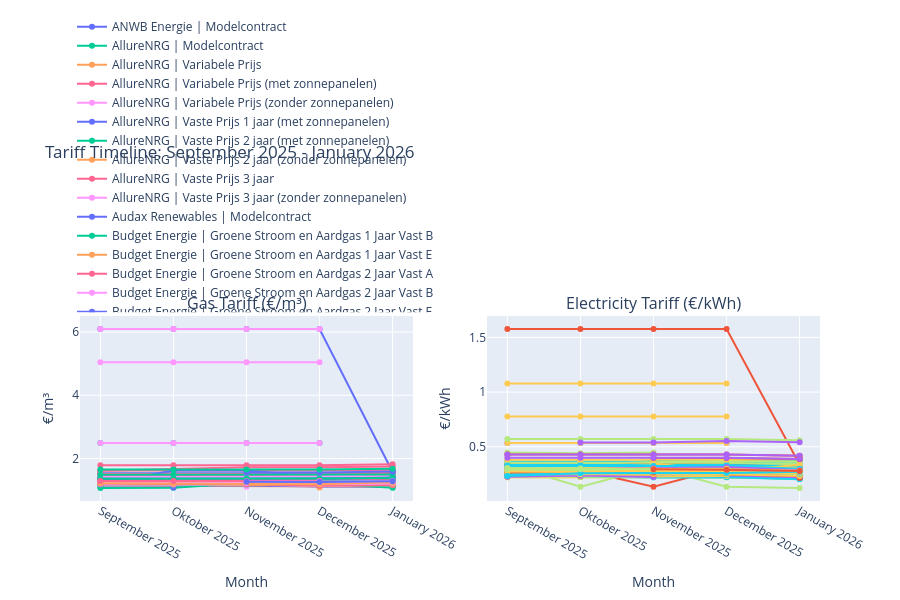

Notebook cell for this chart:
### Markdown cell above
## 11. Create Timeline Plotting Function

### Code cell
def plot_timeline(duration_filter, supplier_filter, contract_names_filter):
    """Create timeline plot of tariffs over September 2025 - January 2026"""
    
    # Start with full dataset
    filtered_df = df_timeline.copy()
    
    # Apply filters
    if duration_filter != 'All':
        filtered_df = filtered_df[filtered_df['Contractduur'] == duration_filter]
    
    if supplier_filter != 'All':
        filtered_df = filtered_df[filtered_df['Leverancier'] == supplier_filter]
    
    if contract_names_filter and len(contract_names_filter) > 0:
        filtered_df = filtered_df[filtered_df['Contractnaam'].isin(contract_names_filter)]
    
    if len(filtered_df) == 0:
        return go.Figure().add_annotation(text="No data available for this selection")
    
    # Create subplots for gas and electricity
    fig = make_subplots(
        rows=1, cols=2,
        subplot_titles=("Gas Tariff (€/m³)", "Electricity Tariff (€/kWh)"),
        specs=[[{"secondary_y": False}, {"secondary_y": False}]]
    )
    
    # Define chronological month order
    month_order = ['September 2025', 'Oktober 2025', 'November 2025', 'December 2025', 'January 2026']
    
    # Group by supplier and contract name for line traces
    for (leverancier, contractnaam), group in filtered_df.groupby(['Leverancier', 'Contractnaam']):
        group = group.sort_values('Month_Num')
        label = f"{leverancier} | {contractnaam}"
        
        # Gas tariff line
        fig.add_trace(
            go.Scatter(
                x=group['Month'],
                y=group['Variabel gas per m3'],
                mode='lines+markers',
                name=label,
                hovertemplate='<b>' + label + '</b><br>%{x}<br>€%{y:.4f}/m³<extra></extra>',
                line=dict(width=2)
            ),
            row=1, col=1
        )
        
        # Electricity tariff line
        fig.add_trace(
            go.Scatter(
                x=group['Month'],
                y=group['Variabel elektriciteit enkel / piek per kWh'],
                mode='lines+markers',
                name=label,
                hovertemplate='<b>' + label + '</b><br>%{x}<br>€%{y:.4f}/kWh<extra></extra>',
                line=dict(width=2),
                showlegend=False
            ),
            row=1, col=2
        )
    
    fig.update_xaxes(title_text="Month", row=1, col=1)
    fig.update_xaxes(title_text="Month", row=1, col=2)
    fig.update_yaxes(title_text="€/m³", row=1, col=1)
    fig.update_yaxes(title_text="€/kWh", row=1, col=2)
    
    # Set chronological month order on x-axis
    fig.update_xaxes(categoryorder="array", categoryarray=month_order, row=1, col=1)
    fig.update_xaxes(categoryorder="array", categoryarray=month_order, row=1, col=2)
    
    title = "Tariff Timeline: September 2025 - January 2026"
    if supplier_filter != 'All':
        title += f" ({supplier_filter})"
    if duration_filter != 'All':
        title += f" - {duration_filter}"
    
    fig.update_layout(
        title_text=title,
        height=600,
        hovermode='x unified',
        legend=dict(
            orientation="h",
            yanchor="bottom",
            y=1.02,
            xanchor="right",
            x=1
        )
    )
    
    return fig

# Test plot
plot_timeline('All', 'All', None).show()
